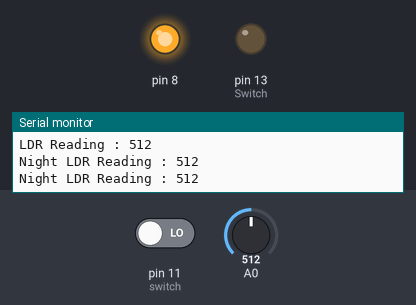
Recording of a sketch running on a simulated Arduino Uno, built with avr-gcc and run on an emulated ATmega328P. On the bench: output pins drawn as LEDs (lit = HIGH), the last lines printed to the serial monitor. The test bench sets the inputs (shaded band); at power-on: A0 = 512, pin 11 (switch) LOW.

Above: at 1.3 s.
1.4 s: A0 set to 584
3.3 s: A0 set to 610
At 4.6 s:
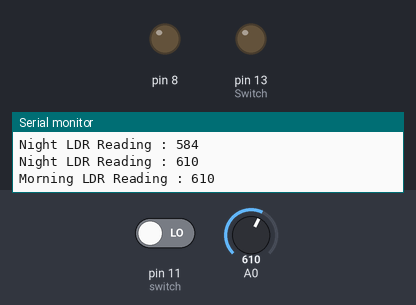
At 5.2 s:
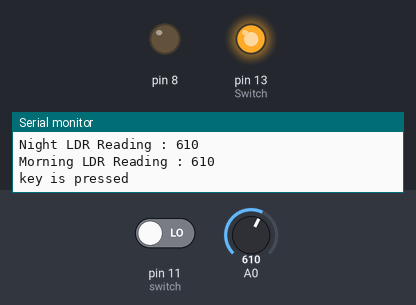
Timing chart, 0 to 11.8 s (numbered marks = the images above; inputs shaded):
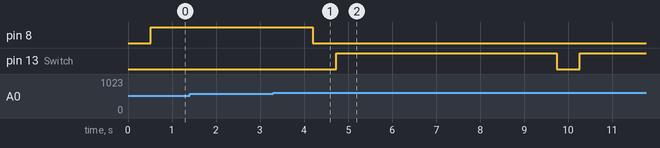

The sketch:

ADC.ino
```cpp
#include "Adc.h"

void Adc_Init(void)
{
    // AREF = AVcc
    ADMUX = (1<<REFS0);

    // ADC Enable and prescaler of 128
    // 16000000/128 = 125000
    ADCSRA = (1<<ADEN)|(1<<ADPS2)|(1<<ADPS1)|(1<<ADPS0);
}

unsigned short Adc_ReadChannel(unsigned char ch)
{

  // select the corresponding channel 0~7
  // ANDing with ’7′ will always keep the value
  // of ‘ch’ between 0 and 7
  ch &= 0b00000111;  // AND operation with 7
  ADMUX = (ADMUX & 0xF8)|ch; // clears the bottom 3 bits before ORing

  // start single convertion
  // write ’1′ to ADSC
  ADCSRA |= (1<<ADSC);

  // wait for conversion to complete
  // ADSC becomes ’0′ again
  // till then, run loop continuously
  while(ADCSRA & (1<<ADSC));

  return (ADC);

}
```

ADC.h
```cpp
#ifndef __ADC__
#define __ADC__

void Adc_Init(void);

unsigned short Adc_ReadChannel(unsigned char channel);

#endif
```

UART.h
```cpp
#ifndef __UART__
#define __UART__

void Uart_Init(void);

void Uart_SetBaudRate(unsigned short BuadRate);

void Uart_SendChar(unsigned char DataByte);

unsigned char Uart_IsDataAvailable(void);

unsigned char Uart_ReadData();

void Uart_SendString(unsigned char DataString[], unsigned char Size);

#endif
```

UART.ino
```cpp
#if !defined(__AVR_ATmega328P__)
#include <avr/iom328p.h>
#endif

#include "Uart.h"

#define _BV(bit) (1 << (bit))
#define bit_is_set(sfr, bit) (_SFR_BYTE(sfr) & _BV(bit))
#define bit_is_clear(sfr, bit) (!(_SFR_BYTE(sfr) & _BV(bit)))
#define loop_until_bit_is_set(sfr, bit) do { } while (bit_is_clear(sfr, bit))
#define loop_until_bit_is_clear(sfr, bit) do { } while (bit_is_set(sfr, bit))


void Uart_Init(void) {

    Uart_SetBaudRate(9600);

    /* Enable USART transmitter/receiver */
    UCSR0B = (1 << TXEN0) | (1 << RXEN0);

    /* 8 data bits, 1 stop bit */
    UCSR0C = (1 << UCSZ01) | (1 << UCSZ00);
}

void Uart_SetBaudRate(unsigned short BuadRate)
{
    unsigned short UBBR = ( (F_CPU / 16) /  BuadRate ) - 1;
    UBRR0L = (UBBR & 0xFF);
    UBRR0H = (( UBBR >> 8 ) & 0xFF);
}


void Uart_SendChar(unsigned char DataByte)
{
    // Wait until Write buffer is empty
    while ( ! (UCSR0A & ( 1 << UDRE0)) );
    UDR0 = DataByte;
}

unsigned char Uart_ReadData(void) {
    // Wait until data is received
    while ( ! (UCSR0A & ( 1 << RXC0)) );
    return UDR0;
}

void Uart_SendString(const char DataString[]){
    int i;
    for (i=0; DataString[i]; i++)
    {
        Uart_SendChar(DataString[i]);
    }
}
```

project_embedded.ino
```cpp
#include <avr/io.h>
#include <util/delay.h> // library to be able to use delay

//add the libraries we created to be able to call their functions and use them
#include "ADC.h"
#include "UART.h"
#include "Dio.h"
/////////////////////////////////////////////////////////////////////////////////////////

int main(void){
  init();
  unsigned char buffer [4];


 while (1) //infinite loop
  {
  int a = Adc_ReadChannel(0);  //reads the value from the LDR and stores it in variable 'a'
  Uart_SendString("LDR Reading : "); // sends this message before each reading
  itoa(a, buffer, 10); // itoa converts integer to string so that it can be read on the serial monitor and it takes the value we want to convert then buffer then 10(which stands for decimal)
  Uart_SendString(buffer);
    Uart_SendString("  ");
     _delay_ms(500);
    Uart_SendChar('\r');
   Uart_SendChar('\n'); //new line

    if((PINB & (1 << 3))!= 0)  // if switch not pressed
    {
      PORTB = PORTB & ~(1 << 5);    // Switch OFF lED
      //_delay_ms(1000);
    }
    else // if key is pressed
    {
      PORTB = PORTB | (1 << 5);  //switch on led
      //to send a message on  the serial monitor that the button is pressed
      Uart_SendChar ('k');
      Uart_SendChar ('e');
      Uart_SendChar ('y');
      Uart_SendChar (' ');
      Uart_SendChar ('i');
      Uart_SendChar ('s');
      Uart_SendChar (' ');
      Uart_SendChar ('p');
      Uart_SendChar ('r');
      Uart_SendChar ('e');
      Uart_SendChar ('s');
      Uart_SendChar ('s');
      Uart_SendChar ('e');
      Uart_SendChar ('d');
      Uart_SendChar ('\n');

      _delay_ms(5000); //to make the led on for 5 seconds
    }
    ////////////////////////////////////////////////////the ldr///////////////////////////////////////////
    if(a > 600){ //if ldr reading value is higher than 200
     PORTB = PORTB  &!(1 << 0); //switch off led

     //sends a warning message
     Uart_SendChar('M');
     Uart_SendChar('o');
     Uart_SendChar('r');
     Uart_SendChar('n');
     Uart_SendChar('i');
     Uart_SendChar('n');
     Uart_SendChar('g');
     Uart_SendChar(' ');}

  else{ //if ldr reading value is lower than 200

    //sends a warning
     PORTB = PORTB | (1 << 0);
     Uart_SendChar('N');
     Uart_SendChar('i');
     Uart_SendChar('g');
     Uart_SendChar('h');
     Uart_SendChar('t');
     Uart_SendChar(' '); }
  }
  return 0;
}


void init(){
  DDRB = DDRB | (1 << 5);     // Make PB5 output
Uart_Init();

 DDRB = DDRB & ~(1 << 3);    // Make PB3 input
  PORTB = PORTB | (1 << 3);   // Activate pull up resistance


  Adc_Init(); //setup the adc
Uart_Init();  // setup the uart

  // direction led1, switch
  DDRC &= ~(1 << 0); // make it input
  DDRB = DDRB | (1 << 0); // make it output
  //it can be written using Dio

  // pull up resistace
  PORTB = PORTB | (1 << 3);


}
```

Dio.h
```cpp
#ifndef DIO_H_
#define DIO_H_

void DIO_vidSetPortDirection( u8 port, u8 dir );
void DIO_vidSetPortValue( u8 port, u8 val );
u8 DIO_u8ReadPortValue( u8 port );
void DIO_vidSetPinDir( u8 port, u8 pin, u8 dir );
void DIO_vidSetPinVal( u8 port, u8 pin, u8 val );

#endif /* DIO_H_ */
//macros.h
```

Measured:
- the behaviour switches between 600 and 601 on A0 (found by bisection; images 0 and 1)
- after the input at 3.3 s, pin 8: HIGH → LOW after 0.90 s; pin 13 (Switch): LOW → HIGH after 1.4 s, → LOW 5.0 s later, → HIGH 0.53 s later
